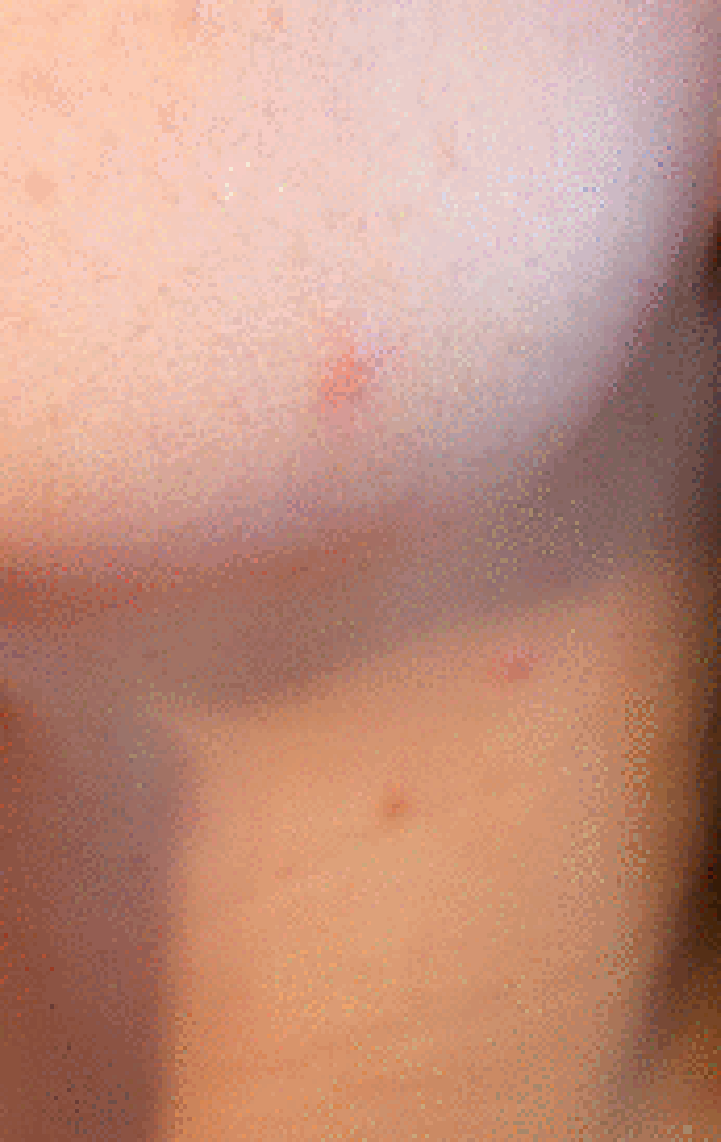
#> input picture BlemishRemoval/blemish.png, 721 x 1142 px
$ jupyter execute BlemishRemoval.ipynb   (shell and % lines are left out)   (older library calls are emulated)
#> lines starting #> are read from the running program, lines starting #| are printed output that depends on the picture; after the words box and inside, x2 and y2 are one past the last pixel; in counts of white or black regions, pixels touching at a corner belong together
[cell 1]
import cv2
import matplotlib.pyplot as plt
import numpy as np
import math
import time
import os
import matplotlib
matplotlib.rcParams['figure.figsize'] = (2.0,2.0)
matplotlib.rcParams['image.cmap'] = 'gray'

__location__ = os.path.realpath(os.getcwd())
filename=os.path.join(__location__, 'blemish.png')
source = cv2.imread(filename,1)
#> source is the input picture: shape (1142, 721, 3); mean B, G, R 128.5, 146, 194.1
source=cv2.resize(source, None, fx= 0.75, fy= 0.5, interpolation= cv2.INTER_LINEAR)
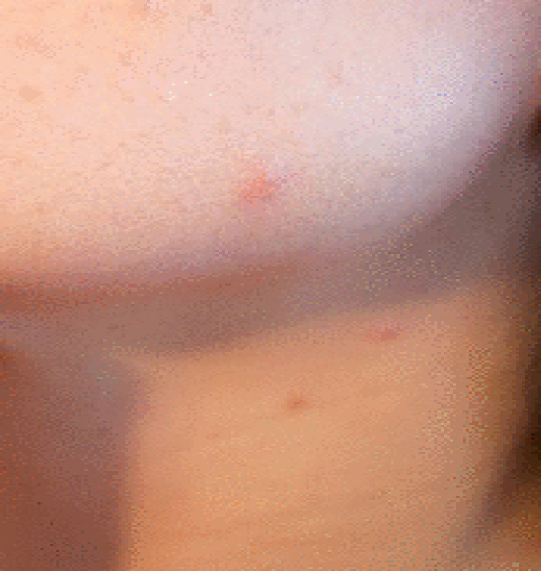
#> source: shape (571, 541, 3); mean B, G, R 128.5, 146, 194.1

##### Compare boundary intensity between original and patch #####
# [69 lines left out: functions PatchBoundary, RemoveBlemish, not called in this run]

##### Main Loop #####
patchR=25
NewPatchC=[]

replacePatch=0
cv2.namedWindow("Blemish Removal App")
# highgui function called when mouse events occur
cv2.setMouseCallback("Blemish Removal App", RemoveBlemish)
k = 0

# loop until escape character is pressed
while k!=27 :

    cv2.imshow("Blemish Removal App", source)
    cv2.putText(source, "Click to remove blemish. [Esc] to exit.", (10, 50), cv2.FONT_HERSHEY_SIMPLEX, 0.75, (250, 150, 0), 1, cv2.LINE_AA)
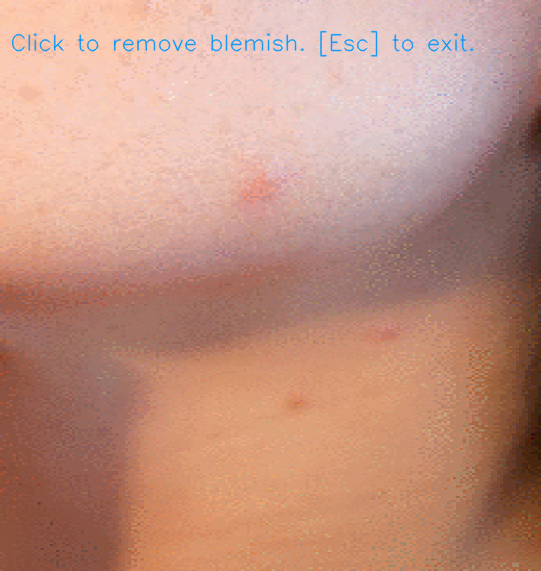
#> source: shape (571, 541, 3); 0.9% of pixels changed, all inside (x1, y1, x2, y2) = (11, 30, 475, 57)

    k = cv2.waitKey(20) & 0xFF
#> (key Esc is pressed here)


cv2.destroyAllWindows()
